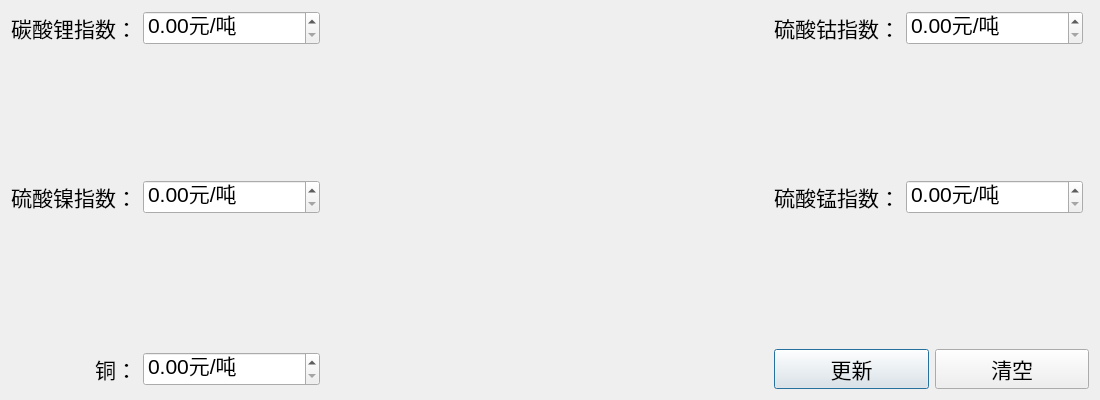
<?xml version="1.0" encoding="UTF-8"?>
<ui version="4.0">
 <class>metalPriceDialog</class>
 <widget class="QDialog" name="metalPriceDialog">
  <property name="geometry">
   <rect>
    <x>0</x>
    <y>0</y>
    <width>1100</width>
    <height>400</height>
   </rect>
  </property>
  <property name="minimumSize">
   <size>
    <width>1100</width>
    <height>400</height>
   </size>
  </property>
  <property name="maximumSize">
   <size>
    <width>1100</width>
    <height>400</height>
   </size>
  </property>
  <property name="windowTitle">
   <string>金属价格</string>
  </property>
  <layout class="QGridLayout" name="gridLayout_2">
   <item row="0" column="0">
    <layout class="QGridLayout" name="gridLayout" rowstretch="0,0,0,0,0" columnstretch="0,0,0,0,0,0">
     <item row="3" column="0" colspan="3">
      <spacer name="verticalSpacer_2">
       <property name="orientation">
        <enum>Qt::Vertical</enum>
       </property>
       <property name="sizeHint" stdset="0">
        <size>
         <width>20</width>
         <height>40</height>
        </size>
       </property>
      </spacer>
     </item>
     <item row="0" column="3">
      <widget class="QLabel" name="label_4">
       <property name="font">
        <font>
         <pointsize>16</pointsize>
        </font>
       </property>
       <property name="text">
        <string>&lt;html&gt;&lt;head/&gt;&lt;body&gt;&lt;p&gt;硫酸钴指数：&lt;/p&gt;&lt;/body&gt;&lt;/html&gt;</string>
       </property>
       <property name="alignment">
        <set>Qt::AlignRight|Qt::AlignTrailing|Qt::AlignVCenter</set>
       </property>
      </widget>
     </item>
     <item row="2" column="2">
      <spacer name="horizontalSpacer_2">
       <property name="orientation">
        <enum>Qt::Horizontal</enum>
       </property>
       <property name="sizeHint" stdset="0">
        <size>
         <width>40</width>
         <height>20</height>
        </size>
       </property>
      </spacer>
     </item>
     <item row="1" column="3" colspan="3">
      <spacer name="verticalSpacer_3">
       <property name="orientation">
        <enum>Qt::Vertical</enum>
       </property>
       <property name="sizeHint" stdset="0">
        <size>
         <width>20</width>
         <height>40</height>
        </size>
       </property>
      </spacer>
     </item>
     <item row="1" column="0" colspan="3">
      <spacer name="verticalSpacer">
       <property name="orientation">
        <enum>Qt::Vertical</enum>
       </property>
       <property name="sizeHint" stdset="0">
        <size>
         <width>20</width>
         <height>40</height>
        </size>
       </property>
      </spacer>
     </item>
     <item row="3" column="3" colspan="3">
      <spacer name="verticalSpacer_4">
       <property name="orientation">
        <enum>Qt::Vertical</enum>
       </property>
       <property name="sizeHint" stdset="0">
        <size>
         <width>20</width>
         <height>40</height>
        </size>
       </property>
      </spacer>
     </item>
     <item row="0" column="2">
      <spacer name="horizontalSpacer">
       <property name="orientation">
        <enum>Qt::Horizontal</enum>
       </property>
       <property name="sizeHint" stdset="0">
        <size>
         <width>40</width>
         <height>20</height>
        </size>
       </property>
      </spacer>
     </item>
     <item row="2" column="4">
      <widget class="QDoubleSpinBox" name="mnPrice_spinBox">
       <property name="font">
        <font>
         <pointsize>16</pointsize>
        </font>
       </property>
       <property name="suffix">
        <string>元/吨</string>
       </property>
       <property name="maximum">
        <double>9999999.990000000223517</double>
       </property>
      </widget>
     </item>
     <item row="0" column="0">
      <widget class="QLabel" name="label">
       <property name="font">
        <font>
         <pointsize>16</pointsize>
        </font>
       </property>
       <property name="text">
        <string>&lt;html&gt;&lt;head/&gt;&lt;body&gt;&lt;p&gt;碳酸锂指数：&lt;/p&gt;&lt;/body&gt;&lt;/html&gt;</string>
       </property>
       <property name="alignment">
        <set>Qt::AlignRight|Qt::AlignTrailing|Qt::AlignVCenter</set>
       </property>
      </widget>
     </item>
     <item row="0" column="4">
      <widget class="QDoubleSpinBox" name="coPrice_spinBox">
       <property name="font">
        <font>
         <pointsize>16</pointsize>
        </font>
       </property>
       <property name="suffix">
        <string>元/吨</string>
       </property>
       <property name="maximum">
        <double>9999999.990000000223517</double>
       </property>
      </widget>
     </item>
     <item row="4" column="2">
      <spacer name="horizontalSpacer_3">
       <property name="orientation">
        <enum>Qt::Horizontal</enum>
       </property>
       <property name="sizeHint" stdset="0">
        <size>
         <width>40</width>
         <height>20</height>
        </size>
       </property>
      </spacer>
     </item>
     <item row="2" column="1">
      <widget class="QDoubleSpinBox" name="niPrice_spinBox">
       <property name="font">
        <font>
         <pointsize>16</pointsize>
        </font>
       </property>
       <property name="suffix">
        <string>元/吨</string>
       </property>
       <property name="maximum">
        <double>9999999.990000000223517</double>
       </property>
      </widget>
     </item>
     <item row="2" column="3">
      <widget class="QLabel" name="label_5">
       <property name="font">
        <font>
         <pointsize>16</pointsize>
        </font>
       </property>
       <property name="text">
        <string>&lt;html&gt;&lt;head/&gt;&lt;body&gt;&lt;p&gt;硫酸锰指数：&lt;/p&gt;&lt;/body&gt;&lt;/html&gt;</string>
       </property>
       <property name="alignment">
        <set>Qt::AlignRight|Qt::AlignTrailing|Qt::AlignVCenter</set>
       </property>
      </widget>
     </item>
     <item row="2" column="0">
      <widget class="QLabel" name="label_2">
       <property name="font">
        <font>
         <pointsize>16</pointsize>
        </font>
       </property>
       <property name="text">
        <string>&lt;html&gt;&lt;head/&gt;&lt;body&gt;&lt;p&gt;硫酸镍指数：&lt;/p&gt;&lt;/body&gt;&lt;/html&gt;</string>
       </property>
       <property name="alignment">
        <set>Qt::AlignRight|Qt::AlignTrailing|Qt::AlignVCenter</set>
       </property>
      </widget>
     </item>
     <item row="4" column="0">
      <widget class="QLabel" name="label_3">
       <property name="font">
        <font>
         <pointsize>16</pointsize>
        </font>
       </property>
       <property name="text">
        <string>&lt;html&gt;&lt;head/&gt;&lt;body&gt;&lt;p&gt;铜：&lt;/p&gt;&lt;/body&gt;&lt;/html&gt;</string>
       </property>
       <property name="alignment">
        <set>Qt::AlignRight|Qt::AlignTrailing|Qt::AlignVCenter</set>
       </property>
      </widget>
     </item>
     <item row="4" column="3" colspan="3">
      <layout class="QHBoxLayout" name="horizontalLayout">
       <item>
        <widget class="QPushButton" name="update_btn">
         <property name="font">
          <font>
           <pointsize>16</pointsize>
          </font>
         </property>
         <property name="text">
          <string>更新</string>
         </property>
        </widget>
       </item>
       <item>
        <widget class="QPushButton" name="clear_btn">
         <property name="font">
          <font>
           <pointsize>16</pointsize>
          </font>
         </property>
         <property name="text">
          <string>清空</string>
         </property>
        </widget>
       </item>
      </layout>
     </item>
     <item row="4" column="1">
      <widget class="QDoubleSpinBox" name="cuPrice_spinBox">
       <property name="font">
        <font>
         <pointsize>16</pointsize>
        </font>
       </property>
       <property name="suffix">
        <string>元/吨</string>
       </property>
       <property name="maximum">
        <double>9999999.990000000223517</double>
       </property>
      </widget>
     </item>
     <item row="0" column="1">
      <widget class="QDoubleSpinBox" name="liPrice_spinBox">
       <property name="font">
        <font>
         <pointsize>16</pointsize>
        </font>
       </property>
       <property name="suffix">
        <string>元/吨</string>
       </property>
       <property name="maximum">
        <double>9999999.990000000223517</double>
       </property>
      </widget>
     </item>
    </layout>
   </item>
  </layout>
 </widget>
 <resources/>
 <connections/>
</ui>
